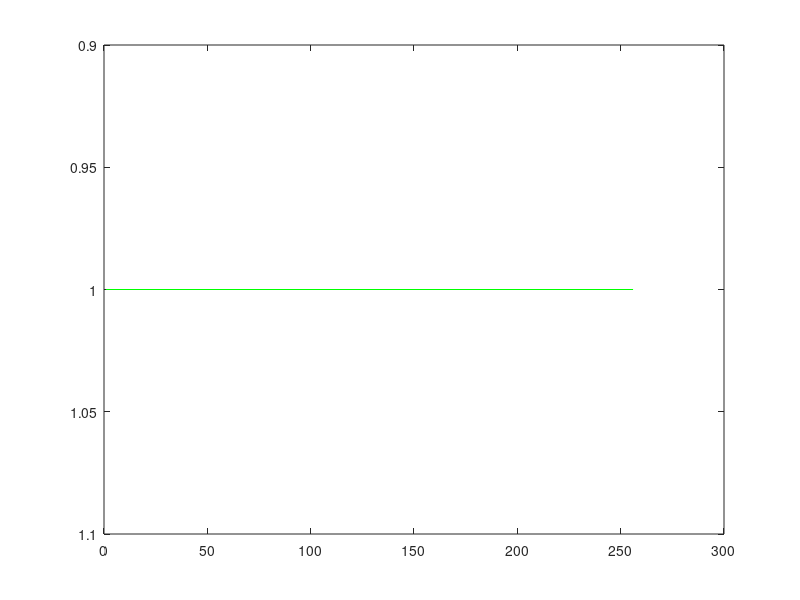

MATLAB code for this plot: (Note: this script raises an error after producing the figure.)
% Draw the quadtree
% use after the qadtree analysis
% analysis and plot of Q (the quadtree desciption)

figure(1)
plot([1 256],[1 1],'g'); hold on; %a bottom line
h=gca; set(h,'YDir','reverse');

sq=tfg(257:512,1:256); %LH square
n=size(sq,1); %side length

colormap('prism');
imagesc(sq);

Kmin=min(Q(:)); Kmax=max(Q(:));
for j=Kmax:-1:Kmin,
   sl=2^j; nsl=n/sl;
   for nx=0:nsl-1,
   for ny=0:nsl-1,
      %select a square
      wl=1+(nx*sl):((nx+1)*sl); %range x
      wc=1+(ny*sl):((ny+1)*sl); %range y
      if (Q(wl(1),wc(1)))==j, 
         %it is a leaf
         plot([wc(1) wc(1)],[wl(1) wl(end)],'k');
         plot([wc(end) wc(end)],[wl(1) wl(end)],'k');
         plot([wc(1) wc(end)],[wl(1) wl(1)],'k');
         plot([wc(1) wc(end)],[wl(end) wl(end)],'k');
      end
   end 
   end
end

axis([0 256 0 256]);
title('quadtree on image');
